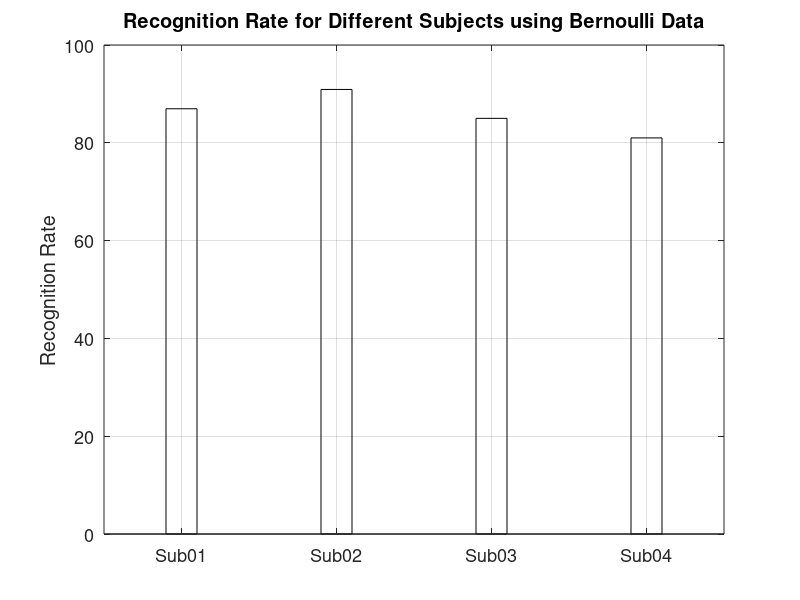
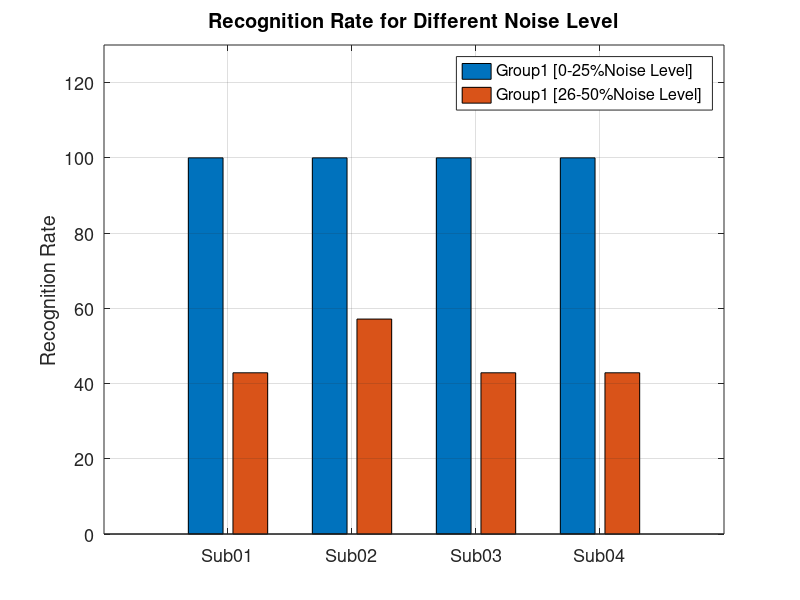

Recreate these plots in MATLAB, in order.
% This code creates the plots for the results obtained from bICA codes %
close all;clear all

% Plot for Bernoulli recognition rate %
% % % <>------------ (1) ---------------<> % % % 
% Results01 = [86.96,90.91,85,81];
% figure;
% H1 = bar(Results01,.2,'w');
% % H1 = bar(Results,.2,'w','LineStyle','--');
% set(gca,'XTickLabel',{'Sub01','Sub02','Sub03','Sub04'});
% ylabel('Recognition Rate','FontSize',13.0);
% title('Recognition Rate for Different Subjects using Bernoulli Data','FontSize',13.0)
% set(gca,'FontSize',13.0)
% ylim([0 100])
% hold on;grid on;
% % % % <>------------ (2) ---------------<> % % % 
% Results02 = [100,42.86;
%              100,57.14;
%              100,42.86;
%              100,42.86];
% figure;
% H2 = bar(Results02);%,'Grouped',.2,'w');
% % H1 = bar(Results,.2,'w','LineStyle','--');
% colormap(gray);
% l = cell(1,2);
% l{1}='Group1 [0-25%Noise Level]'; l{2}='Group1 [26-50%Noise Level]';    
% legend(H2,l);
% set(gca,'XTickLabel',{'Sub01','Sub02','Sub03','Sub04'});
% ylabel('Recognition Rate','FontSize',13.0);
% title('Recognition Rate for Different Noise Level','FontSize',13.0)
% set(gca,'FontSize',13.0)
% ylim([0 130])
% hold on;grid on;


% Plot for Markov Process Recognition Rate %
% % % <>------------ (1) ---------------<> % % % 
Results01 = [86.96,90.91,85,81];
figure;
H1 = bar(Results01,.2,'w');
% H1 = bar(Results,.2,'w','LineStyle','--');
set(gca,'XTickLabel',{'Sub01','Sub02','Sub03','Sub04'});
ylabel('Recognition Rate','FontSize',13.0);
title('Recognition Rate for Different Subjects using Bernoulli Data','FontSize',13.0)
set(gca,'FontSize',13.0)
ylim([0 100])
hold on;grid on;
% % % <>------------ (2) ---------------<> % % % 
Results02 = [100,42.86;
             100,57.14;
             100,42.86;
             100,42.86];
figure;
H2 = bar(Results02);%,'Grouped',.2,'w');
% H1 = bar(Results,.2,'w','LineStyle','--');
colormap(gray);
l = cell(1,2);
l{1}='Group1 [0-25%Noise Level]'; l{2}='Group1 [26-50%Noise Level]';    
legend(H2,l);
set(gca,'XTickLabel',{'Sub01','Sub02','Sub03','Sub04'});
ylabel('Recognition Rate','FontSize',13.0);
title('Recognition Rate for Different Noise Level','FontSize',13.0)
set(gca,'FontSize',13.0)
ylim([0 130])
hold on;grid on;






